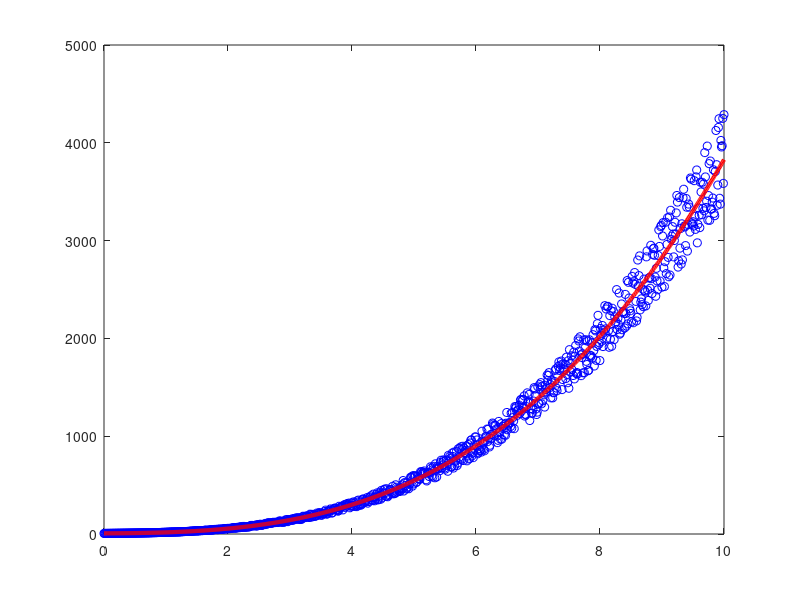

The MATLAB source for this figure:
x=linspace(0,10,1000)';
y=6+5*x+3*x.^2+3*x.^3+x.^3.*rand(size(x));
plot(x,y,'bo')
hold on;
A = [ones(1000, 1) x x.^2 x.^3]
ANS = inv(A' * A)*A'*y
plot(x, ANS(1) + ANS(2)*x + ANS(3)*x.^2 + ANS(4)*x.^3, 'r', 'LineWidth', 3)